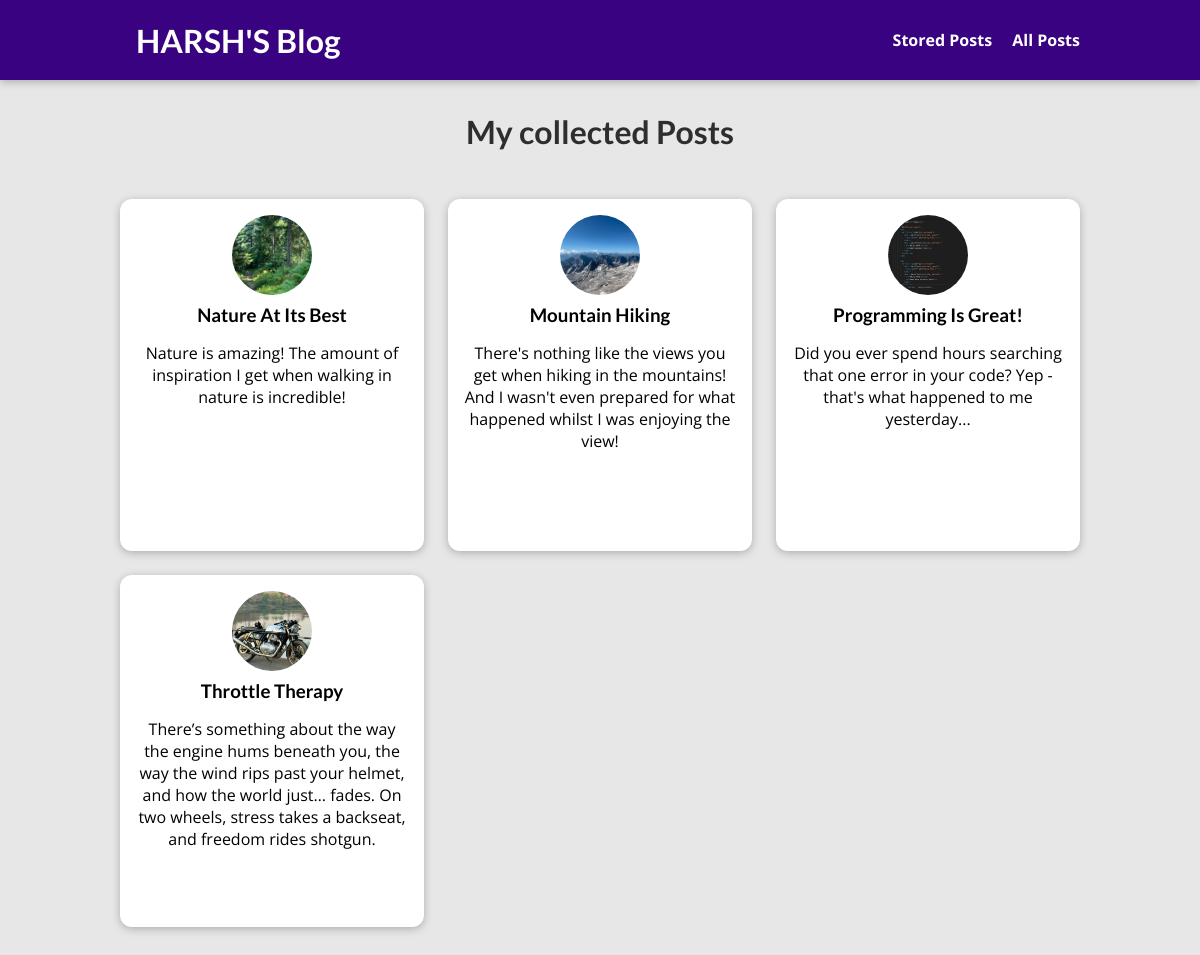
The page /posts on the database its author committed.
### blog/models.py (models this page shows, shortened)
class Post(models.Model):
  title = models.CharField(max_length=150)
  excerpt = models.CharField(max_length=200)
  image = models.ImageField(upload_to="posts",null=True)
  date = models.DateField(auto_now=True)
  slug = models.SlugField(unique=True,db_index=True)
  content = models.TextField(validators=[MinLengthValidator(10)])
  author = models.ForeignKey(Author,on_delete=models.SET_NULL,null=True,related_name="posts")
  tags = models.ManyToManyField(Tag)

### blog/views.py (the view)
# urls.py: path("posts",views.AllPostView.as_view(),name="all-posts"),
class AllPostView(ListView):
  template_name = "blog/all-posts.html"
  model = Post
  ordering = ["-date"]
  context_object_name = "all_posts"

### blog/templates/blog/all-posts.html (shortened to what this page needs)
{% extends 'base.html' %}
{% load static %}
{% block css_files %}
<link rel="stylesheet" href="{% static 'blog/all-posts.css' %}">
<link rel="stylesheet" href="{% static 'blog/post.css' %}" />
{% endblock %}
{% block content %}
<section id="all-posts">
  <h2>My collected Posts</h2>
  <ul>
    {% for post in all_posts %}
      {% include "blog/includes/posts.html" %}
    {% endfor %}
  </ul>
</section>
{% endblock %}

### blog/templates/blog/includes/posts.html
<li>
  <article class="post">
    <a href="{% url 'post-detail-page' post.slug %}">
      <img src="{{ post.image.url }}" alt="{{ post.title }}" />
      <div class="post__content">
        <h3>{{ post.title }}</h3>
        <p>{{ post.excerpt }}</p>
      </div>
    </a>
  </article>
</li>

### static/app.css (style rules this page uses)
* { box-sizing: border-box; }
html { font-family: 'Open Sans', 'Lato', sans-serif; }
body { margin: 0; }
h1, h2, h3 { font-family: 'Lato', sans-serif; font-weight: bold; }

### blog/static/blog/all-posts.css (style rules this page uses)
body { background-color: #e7e7e7; }
#all-posts { margin: 7rem auto; width: 90%; max-width: 60rem; }
#all-posts h2 { text-align: center; font-size: 2rem; color: #2e2e2e; margin: 3rem 0; }
ul { list-style: none; margin: 0; padding: 0; display: grid; grid-template-columns: repeat(auto-fill, minmax(17rem, 1fr)); gap: 1.5rem; }
.post img { width: 7rem; height: 7rem; }
.post a { height: 22rem; transform-origin: center; box-shadow: 0 2px 8px rgba(0, 0, 0, 0.25); border-radius: 12px; background-color: white; }

### blog/static/blog/post.css (style rules this page uses)
.post { display: flex; flex-direction: column; align-items: center; text-align: center; }
.post a { text-decoration: none; color: black; transition: all 0.2s ease; padding: 1rem; }
.post img { width: 5rem; height: 5rem; object-fit: cover; border-radius: 50%; }
.post h3 { margin: 0.25rem 0; }

### rows shown on the page
Post: image (picture), title "Nature At Its Best", excerpt "Nature is amazing! The amount of inspiration I get when walking in nature is incredible!"
Post: image (picture), title "Mountain Hiking", excerpt "There's nothing like the views you get when hiking in the mountains! And I wasn't even prepared for what happened whilst I was enjoying the view!"
Post: image (picture), title "Programming Is Great!", excerpt "Did you ever spend hours searching that one error in your code? Yep - that's what happened to me yesterday..."
Post: image (picture), title "Throttle Therapy", excerpt "There’s something about the way the engine hums beneath you, the way the wind rips past your helmet, and how the world just… fades. On two wheels, stress takes a backseat, and freedom rides shotgun."
